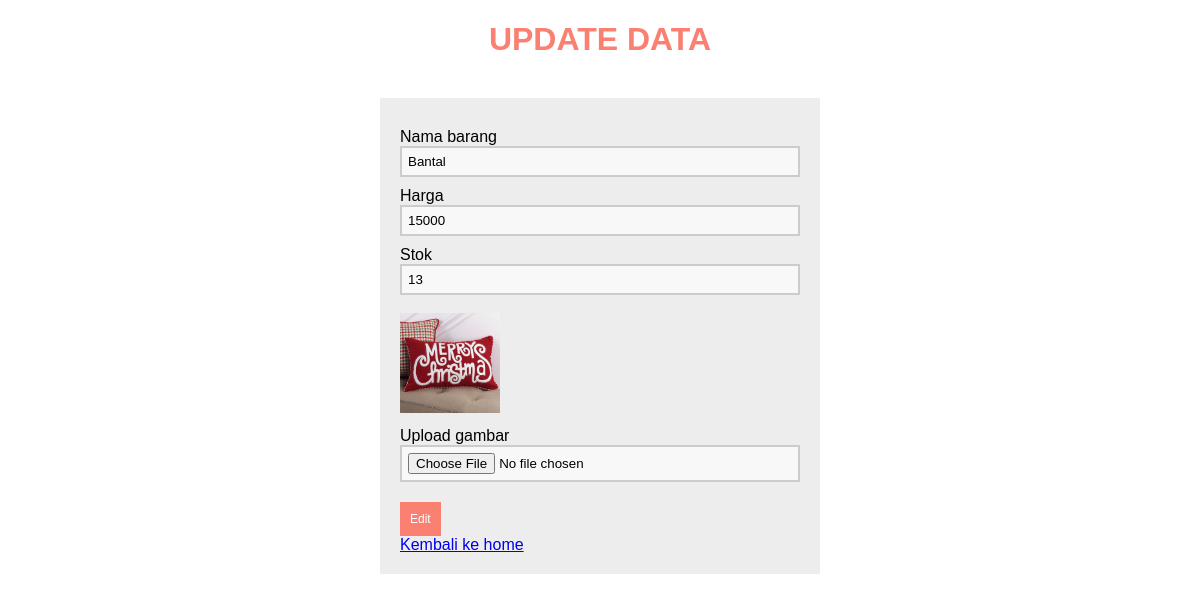
The page /edit.php?id=31 on the database its author committed.
### tables this page shows
CREATE TABLE `barang` (
  `id_barang` int(11) NOT NULL,
  `nama_barang` varchar(255) NOT NULL,
  `harga_barang` int(50) NOT NULL,
  `stok_barang` int(10) NOT NULL,
  `gambar` varchar(100) NOT NULL,
  `created_at` timestamp NULL DEFAULT current_timestamp()
);

### edit.php (the view, shortened to what this page needs)
<?php
require "koneksi.php";
if (isset($_GET["id"])) {
    $id = $_GET["id"];
    $result = mysqli_query($conn, "SELECT * FROM barang WHERE id_barang = '$id'");
    if (mysqli_num_rows($result) > 0) {
        $row = mysqli_fetch_assoc($result);
    } else {
        echo "Produk tidak ditemukan.";
        exit;
    }
} else {
    echo "ID produk tidak diberikan.";
    exit;
}
?>
<!DOCTYPE html>
<html lang="en">
<head>
    <link rel="stylesheet" href="tambah.css">
</head>
<body>
    <center><h1>UPDATE DATA</h1></center>
    <br>
    <form action="" method="post" enctype="multipart/form-data">
        <label for="nama">Nama barang</label><br>
        <input type="text" name="nama" id="nama" value="<?php echo $row['nama_barang']; ?>"> <br>
        <label for="harga">Harga</label><br>
        <input type="number" name="harga" id="harga" value="<?php echo $row['harga_barang']; ?>"> <br>
        <label for="stok">Stok</label><br>
        <input type="number" name="stok" id="stok" value="<?php echo $row['stok_barang']; ?>"> <br></br>
        <img src="IMG/<?php echo $row['gambar'] ?>"width=100px>
        <label for="gambar">Upload gambar</label>
        <input type="file" name="gambar" id="gambar"> <br>
        <button type="submit" name="edit">Edit</button><br>
        <a href="shoping.php">Kembali ke home</a>
    </form>
</body>
</html>

### tambah.css (style rules this page uses)
* { font-family: "Trebuchet MS", "Lucida Sans Unicode", "Lucida Grande", "Lucida Sans", Arial, sans-serif; }
h1 { text-transform: uppercase; color: salmon; }
form { width: 400px; padding: 20px; margin-left: auto; margin-right: auto; background-color: #ededed; }
label { margin-top: 10px; float: left; text-align: left; width: 100%; }
input { padding: 6px; width: 100%; box-sizing: border-box; background-color: #f8f8f8; border: 2px solid #ccc; outline-color: salmon; }
button { background-color: salmon; color: #fff; padding: 10px; font-size: 12px; border: 0; margin-top: 20px; }

### rows shown on the page
barang: nama "Bantal", harga "15000", stok "13", gambar (picture)
